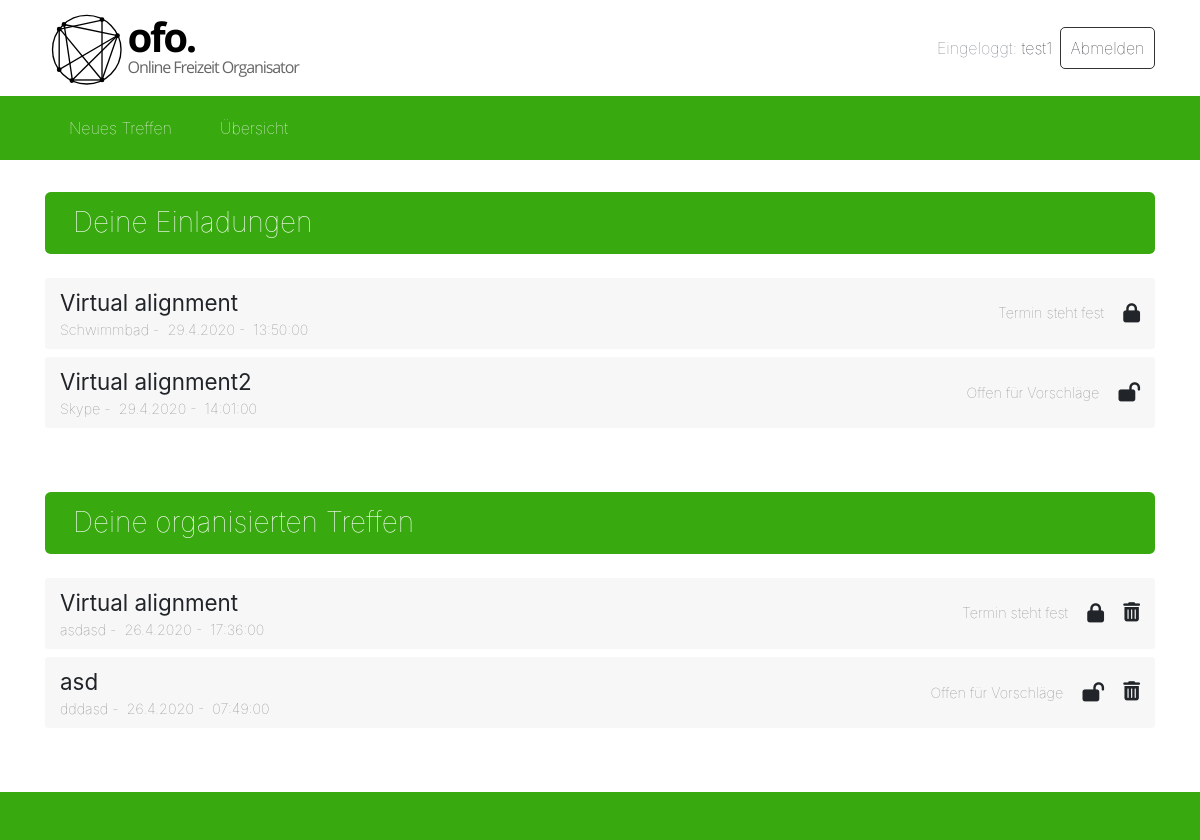
The app's page / (signed in), older data.
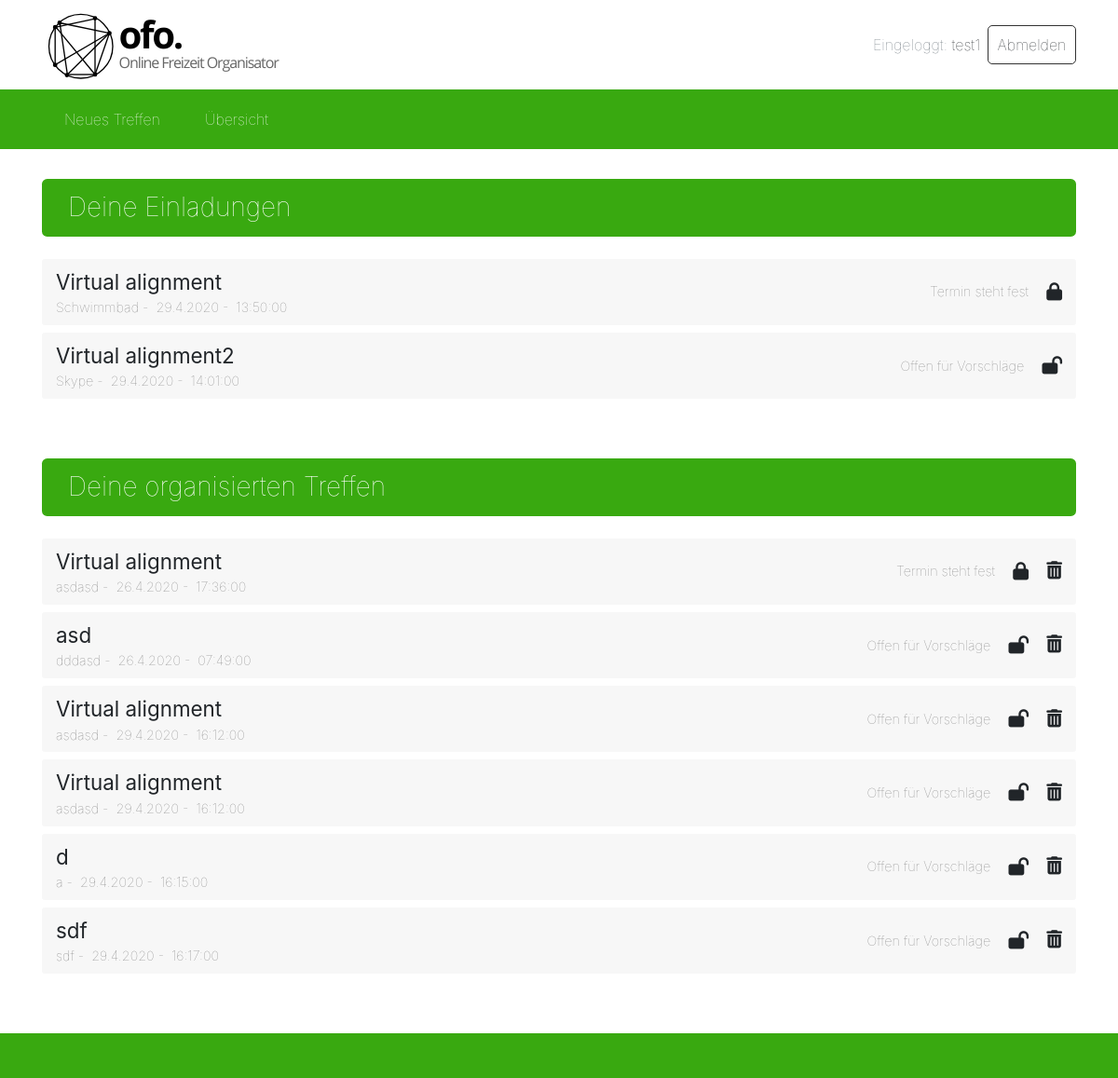
The same page, newer data.
### events/models.py (models this page shows, shortened)
class Event(models.Model):
    title = models.CharField(max_length=100)  # title/short description of the event
    organisator = models.ForeignKey(User, on_delete=models.CASCADE, related_name='organisator')  # user that created
    status = models.ForeignKey(Status, on_delete=models.CASCADE)  # status can be OPEN or DECIDED
    date = models.DateField()  # date of the event
    time = models.TimeField()  # time of the event
    duration = models.IntegerField() # duration in minutes
    place = models.CharField(max_length=100)  # place of the event
    guests = models.ManyToManyField(User, related_name='guests')   # many to many field for all the users that are
    comment = models.CharField(max_length=200)  # comment that is given from the organisator when he determines
    def event_is_open(self):
        if self.status.status == STATUS_OPEN:
            return True
        else:
            return False
    def get_date_str(self):
        return str(self.date.day) + '.' + str(self.date.month) + '.' + str(self.date.year)
    def get_time_str(self):
        return str(self.time)

### events/views.py (the view)
# urls.py: path('', views.overview, name='overview'),
@login_required(login_url='/login')  # login is required for showing the events for the user
def overview(request):
    events_invited = Event.objects.filter(guests=request.user)
    events_organised = Event.objects.filter(organisator=request.user)
    context = {'events_invited': events_invited, 'events_organised': events_organised}
    template = loader.get_template('events/events_overview.html')
    return HttpResponse(template.render(context, request))

### events/templates/events/events_overview.html (shortened to what this page needs)
{% extends "base.html" %}
{% block head_css_page %}
  {% load static %}
  <link rel="stylesheet" type="text/css" href="{% static 'events/css/styles.css' %}">
{% endblock head_css_page %}
{% block content %}
  <div>
    <h3 class="table-header mb-4">Deine Einladungen</h3>
      {% if not events_invited %}
        <span class="font-weight-light">Du bist aktuell zu keinem Treffen eingeladen.</span>
      {% else %}
        <ul class="organised-events">
          {% for event in events_invited %}
            {% include "events/events_overview_invited_partial.html" %}
          {% endfor %}
        </ul>
      {% endif %}
  </div>
  <div class="pt-4 pb-4 mb-4">
    <h3 class="table-header mb-4 mt-4">Deine organisierten Treffen</h3>
    <ul class="organised-events">
    {% if not events_organised %}
      <span class="font-weight-light">Du hast aktuell keine Treffen organisiert.</span><br>
      <br>
      <a class="mt-4" href="/events/new">
        <button type="submit" class="btn btn-primary mt-1">Neues Treffen organsieren</button>
      </a>
    {% else %}
      {% for event in events_organised %}
        {% include "events/events_overview_organised_partial.html" %}
      {% endfor %}
    {% endif %}
    </ul>
  </div>
{% endblock content %}

### events/templates/events/events_overview_invited_partial.html
<li class="d-flex flex-row col-12">
  <div class="d-flex flex-column flex-fill">
    <a class="detail-link" href="/events/{{ event.pk }}">{{ event.title }}</a>
    <div class="grey-light-small">
      <span>{{ event.place }}</span>&nbsp;-&nbsp;
      <span>{{ event.get_date_str }}</span>&nbsp;-&nbsp;
      <span>{{ event.get_time_str }}</span>
    </div>
  </div>
  <div class="d-flex flex-row align-items-center">
    {% if event.event_is_open %}
      <span class="d-none d-sm-none d-lg-block grey-light-small">Offen für Vorschläge</span><i class="fas fa-lock-open" title="Offen für Vorschläge"></i>
    {% else %}
      <span class="d-none d-sm-none d-lg-block grey-light-small">Termin steht fest</span><i class="fas fa-lock" title="Termin festgelegt"></i>
    {% endif %}
  </div>
</li>

### events/templates/events/events_overview_organised_partial.html
<li class="d-flex flex-row col-12">
  <div class="d-flex flex-column flex-fill">
    <a class="detail-link" href="/events/{{ event.pk }}">{{ event.title }}</a>
    <div class="grey-light-small">
      <span>{{ event.place }}</span>&nbsp;-&nbsp;
      <span>{{ event.get_date_str }}</span>&nbsp;-&nbsp;
      <span>{{ event.get_time_str }}</span>
    </div>
  </div>
  <div class="d-flex flex-row align-items-center">
    {% if event.event_is_open %}
      <span class="d-none d-sm-none d-lg-block grey-light-small">Offen für Vorschläge</span><i class="fas fa-lock-open" title="Offen für Vorschläge"></i>
    {% else %}
      <span class="d-none d-sm-none d-lg-block grey-light-small">Termin steht fest</span><i class="fas fa-lock" title="Termin festgelegt"></i>
    {% endif %}
    <a class="delete-event" href="/events/delete?k={{ event.pk }}" onclick="return confirm('Möchtest Du das Treffen wirklich absagen?')"><i class="fas fa-trash-alt" title="Treffen absagen"></i></a>
  </div>
</li>

Row changes from the older to the newer data that the page shows:
added Event: title "Virtual alignment", place "asdasd", get_date_str "29.4.2020", get_time_str "16:12:00", shows "Offen für Vorschläge", shown under "Deine organisierten Treffen"
added Event: title "Virtual alignment", place "asdasd", get_date_str "29.4.2020", get_time_str "16:12:00", shows "Offen für Vorschläge", shown under "Deine organisierten Treffen"
added Event: title "d", place "a", get_date_str "29.4.2020", get_time_str "16:15:00", shows "Offen für Vorschläge", shown under "Deine organisierten Treffen"
added Event: title "sdf", place "sdf", get_date_str "29.4.2020", get_time_str "16:17:00", shows "Offen für Vorschläge", shown under "Deine organisierten Treffen"
